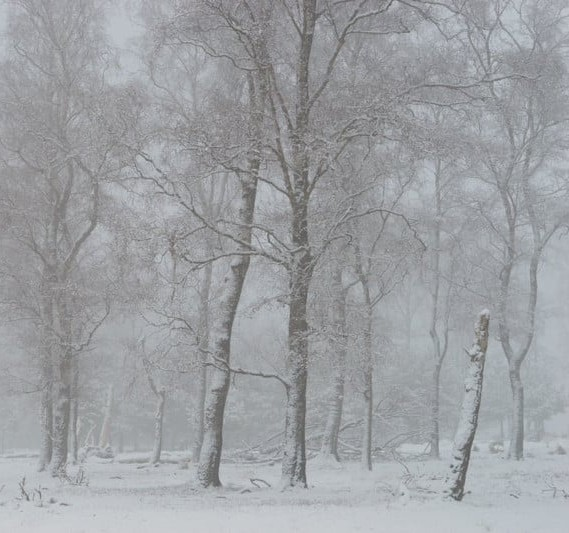
#> input picture image_formation/images/tree_low_contrast.jpg, 569 x 533 px, found by its file name
$ python equalize_histogram.py
#> lines starting #> are read from the running program, lines starting #| are printed output that depends on the picture
### image_formation/contrast_stretch.py
import numpy as np

V_MIN = 0
V_MAX = 255

def contrast_stretch(img, r_min, r_max):

    # Apply contrast stretching formula
    stretched_img = (img - r_min) * ((V_MAX - V_MIN) / (r_max - r_min)) + V_MIN
    stretched_img = np.clip(stretched_img, V_MIN, V_MAX)  # Make sure values are within [0, 255]

    return stretched_img.astype(np.uint8)

### image_formation/equalize_histogram.py
import numpy as np
import contrast_stretch as cs
import matplotlib.pyplot as plt

def equalize_histogram(img):
        # Flatten the image to a 1D array
        flat = img.flatten()
        # Compute histogram
        hist = [0] * 256
        for pixel in flat:
            hist[pixel] += 1
        # Compute cumulative distribution function (CDF)
        cdf = [0] * 256
        cdf[0] = hist[0]
        for i in range(1, 256):
            cdf[i] = cdf[i-1] + hist[i]
        # Normalize the CDF
        cdf_min = min(x for x in cdf if x > 0)
        total_pixels = len(flat)
        equalized = [0] * 256
        for i in range(256):
            equalized[i] = round((cdf[i] - cdf_min) / (total_pixels - cdf_min) * 255)
        # Map the pixels using the equalized CDF
        result = np.zeros_like(img)
        rows, cols = img.shape
        for i in range(rows):
            for j in range(cols):
                result[i, j] = equalized[img[i, j]]
        return result

if __name__ == "__main__":
    import matplotlib.pyplot as plt
    import cv2

    image = cv2.imread('images\\tree_low_contrast.jpg', cv2.IMREAD_GRAYSCALE)
#> image: shape (533, 569); min 82, max 214, mean 159.3

    # Set r_min and r_max to 2nd and 98th percentile respectively for contrast stretching
    # Using percentiles helps to avoid the influence of outliers (i.e. better than [0, 255])
    r_min, r_max = np.percentile(image, 2), np.percentile(image, 98)
#> r_min = 112; r_max = 199

    # Calculate contrast stretched and histogram equalized images
    stretched_image = cs.contrast_stretch(image, r_min, r_max)
#> in contrast_stretch, `stretched_img = (img - r_min) * ((V_MAX - V_MIN) / (r_max - r_min)) + ..`:
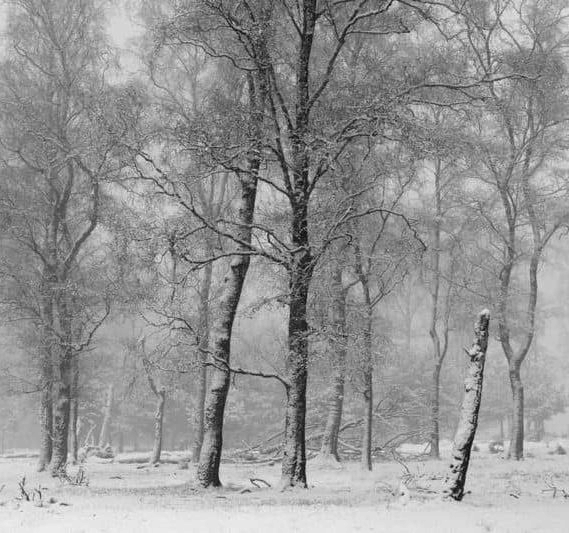
#> stretched_img: shape (533, 569) float64; min -87.93, max 299, mean 138.6; drawn with min black and max white
#> in contrast_stretch, `stretched_img = np.clip(stretched_img, V_MIN, V_MAX)`:
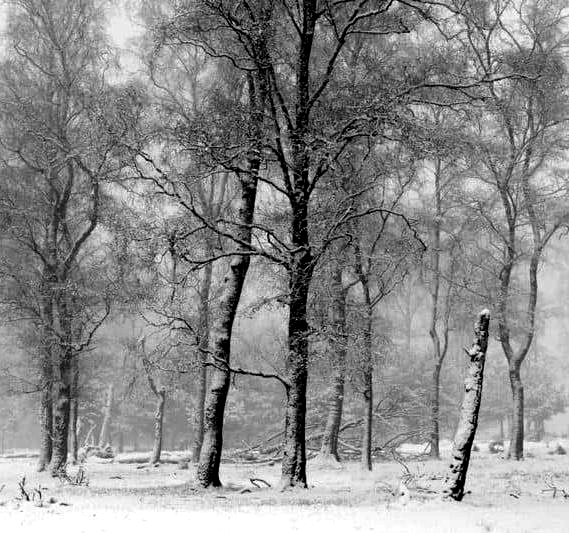
#> stretched_img: shape (533, 569) float64; min 0, max 255, mean 138.9
    equalized_image = equalize_histogram(image)
#> the loop in equalize_histogram, `for pixel in flat:` made 303277 passes
#> pixel on passes 1 to 3: 194, 190, 185
#> after the loop in equalize_histogram, `for pixel in flat:`: hist = 256 values, max 7228 at index 158, min 0 at index 0, mean 1184.7
#> after the loop in equalize_histogram, `for i in range(1, 256):`: cdf = 256 values from 0 to 303277
#> in equalize_histogram, `cdf_min = min(x for x in cdf if x > 0)`: cdf_min = 1
#> in equalize_histogram, `total_pixels = len(flat)`: total_pixels = 303277
#> after the loop in equalize_histogram, `for i in range(256):`: equalized = 256 values from 0 to 255
#> after the loop in equalize_histogram, `for i in range(rows):`:
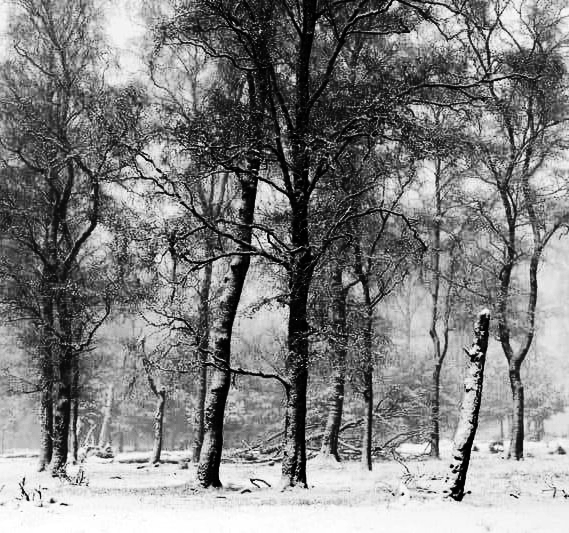
#> result: shape (533, 569); min 0, max 255, mean 129.4

    # Plot the original image
    plt.figure(figsize=(15, 4))
    plt.subplot(1, 3, 1)
    plt.title('Original Image')
    plt.imshow(image, cmap='gray')
    plt.axis('off')

    # Plot the contrast stretched image
    plt.subplot(1, 3, 2)
    plt.title('Contrast Stretched')
    plt.imshow(stretched_image, cmap='gray')
    plt.axis('off')

    # Plot the histogram equalized image
    plt.subplot(1, 3, 3)
    plt.title('Histogram Equalized')
    plt.imshow(equalized_image, cmap='gray')
    plt.axis('off')

    # Plot histograms
    plt.tight_layout()
    plt.show()
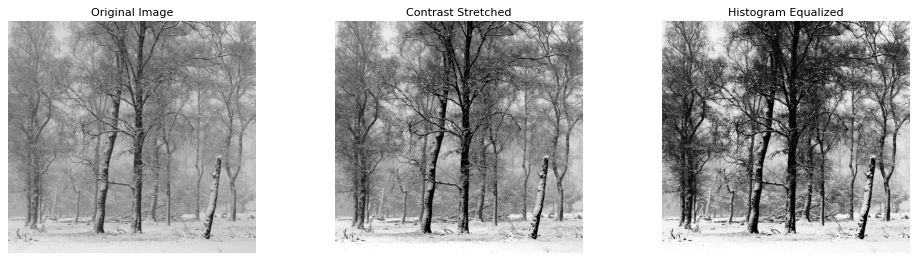
#> figure drawn by matplotlib, 3 panels

    plt.figure(figsize=(15, 4))

    # Original histogram
    plt.subplot(1, 3, 1)
    plt.title("Original Histogram")
    plt.hist(image.flatten(), bins=256, range=[0, 255], color='black')
    plt.xlabel("Intensity")
    plt.ylabel("Count")

    # Stretched histogram
    plt.subplot(1, 3, 2)
    plt.title("Stretched Histogram")
    plt.hist(stretched_image.flatten(), bins=256, range=[0, 255], color='black')
    plt.xlabel("Intensity")
    plt.ylabel("Count")

    # Equalized histogram
    plt.subplot(1, 3, 3)
    plt.title("Equalized Histogram")
    plt.hist(equalized_image.flatten(), bins=256, range=[0, 255], color='black')
    plt.xlabel("Intensity")
    plt.ylabel("Count")

    plt.tight_layout()
    plt.show()
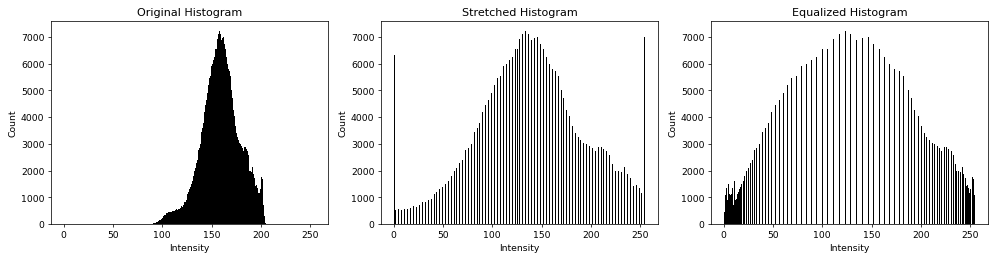
#> figure drawn by matplotlib, 3 panels; panel 1: tallest bar 7228 high, from x = 157.4 to 158.4; panel 2: tallest bar 7228 high, from x = 133.5 to 134.5; panel 3: tallest bar 7228 high, from x = 122.5 to 123.5
